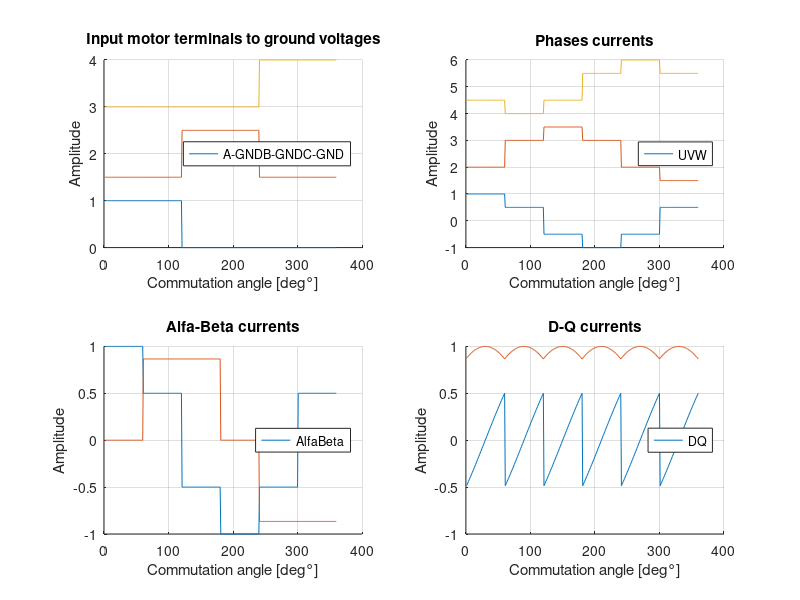

Write MATLAB code to recreate this figure. (Note: this script raises an error after producing the figure.)
close all;
clear all;

ang = 1:1:360;

%    _____ _______   __     _____ _______ ______ _____  
%   / ____|_   _\ \ / /    / ____|__   __|  ____|  __ \ 
%  | (___   | |  \ V /____| (___    | |  | |__  | |__) |
%   \___ \  | |   > <______\___ \   | |  |  __| |  ___/ 
%   ____) |_| |_ / . \     ____) |  | |  | |____| |     
%  |_____/|_____/_/ \_\   |_____/   |_|  |______|_|     
                                                     
% PHASE TO GROUND VOLTAGES
sixU_GND = zeros(1,360);
sixU_GND(1:120) = 1;
sixV_GND = zeros(1,360);
sixV_GND(121:240) = 1;
sixW_GND = zeros(1,360);
sixW_GND(241:360) = 1;

% PHASE CURRENTS
sixU = zeros(1,360);
sixU(1:60) = 1;
sixU(61:120) = 1/2;
sixU(121:180) = -1/2;
sixU(181:240) = -1;
sixU(241:300) = -1/2;
sixU(301:360) = 1/2;
%sixU = circshift(sixU,30);
sixV = circshift(sixU,120);
sixW = circshift(sixV,120);

% ALFA BETA
six_alfa = sixU;
six_beta = (sixV - sixW)/sqrt(3);

alfa = atan2(six_beta,six_alfa);
rho = sqrt(six_alfa.^2+six_beta.^2);

% D-Q
for i = 1:1:360
    tet = deg2rad(ang(i)+180+30+30);
    six_D(i) = cos(tet)*six_alfa(i) + sin(tet)*six_beta(i);
    six_Q(i) = -sin(tet)*six_alfa(i) + cos(tet)*six_beta(i);
end
six_Q_per = mean(six_Q.^2*100/1);
six_D_per = mean(six_D.^2*100/1);

figure(1);

subplot(2,2,1);
hold on;
plot(sixU_GND);
plot(sixV_GND+1.5);
plot(sixW_GND+3);
grid on;
legend(["A-GND","B-GND","C-GND"],'Location','east');
xlabel("Commutation angle [deg°]");
ylabel("Amplitude");
title("Input motor terminals to ground voltages");

subplot(2,2,2);
hold on;
plot(sixU);
plot(sixV+2.5);
plot(sixW+5);
grid on;
legend(["U","V","W"],'Location','east');
xlabel("Commutation angle [deg°]");
ylabel("Amplitude");
title("Phases currents");

subplot(2,2,3);
hold on;
plot(six_alfa);
plot(six_beta);
grid on;
legend(["Alfa","Beta"],'Location','east');
ylim([-1,1]);
xlabel("Commutation angle [deg°]");
ylabel("Amplitude");
title("Alfa-Beta currents");

subplot(2,2,4);
hold on;
plot(six_D);
plot(six_Q);
grid on;
legend(["D","Q"],'Location','east');
ylim([-1,1]);
xlabel("Commutation angle [deg°]");
ylabel("Amplitude");
title("D-Q currents");

%left-upper corner
set(gcf, 'Position', [1.8000 885.8000 1444 760.8000]);
saveas(gcf,'1','epsc')

figure(2);

polarplot(alfa,rho,'--')
hold on;
polarplot(alfa,rho,'o')
hold off;
title("Alfa-Beta current vectors");
rlim([0 1]);

saveas(gcf,'2','epsc')

%    _____ _______   __     _____ _______ ______ _____        _____ _____ _   _ 
%   / ____|_   _\ \ / /    / ____|__   __|  ____|  __ \      / ____|_   _| \ | |
%  | (___   | |  \ V /____| (___    | |  | |__  | |__) |____| (___   | | |  \| |
%   \___ \  | |   > <______\___ \   | |  |  __| |  ___/______\___ \  | | | . ` |
%   ____) |_| |_ / . \     ____) |  | |  | |____| |          ____) |_| |_| |\  |
%  |_____/|_____/_/ \_\   |_____/   |_|  |______|_|         |_____/|_____|_| \_|
                                                                                                                                                 
% PHASE TO GROUND VOLTAGES
newA_GND = zeros(1,360);
sinA_GND = (sin(deg2rad(ang))+1)/2;
newA_GND(1:120) = sinA_GND(31:150);
newB_GND = circshift(newA_GND,120);
newC_GND = circshift(newB_GND,120);

% PHASE VOLTAGES
newU = zeros(1,360);
newU(1:60) = newA_GND(1:60)-newB_GND(1:60);
newU(61:120) = (newA_GND(61:120)-newC_GND(61:120))/2;
newU(121:180) = -(newB_GND(121:180)-newC_GND(121:180))/2;
newU(181:240) = -(newB_GND(181:240)-newA_GND(181:240));
newU(241:300) = -(newC_GND(241:300)-newA_GND(241:300))/2;
newU(301:360) = (newC_GND(301:360)-newB_GND(301:360))/2;
newV = circshift(newU,120);
newW = circshift(newV,120);

% ALFA BETA
new_alfa = newU;
new_beta = (newV - newW)/sqrt(3);

alfa = atan2(new_beta,new_alfa);
rho = sqrt(new_alfa.^2+new_beta.^2);
% D-Q

for i = 1:1:360
    tet = deg2rad(ang(i)+180+30+30);
    new_D(i) = cos(tet)*new_alfa(i) + sin(tet)*new_beta(i);
    new_Q(i) = -sin(tet)*new_alfa(i) + cos(tet)*new_beta(i);
end

new_Q_per = mean(new_Q.^2*100/1);
new_D_per = mean(new_D.^2*100/1);

figure(3);

subplot(2,2,1);
hold on;
plot(newA_GND);
plot(newB_GND+1.5);
plot(newC_GND+3);
grid on;
legend(["A-GND","B-GND","C-GND"],'Location','east');
xlabel("Commutation angle [deg°]");
ylabel("Amplitude");
title("Input motor terminals to ground voltages");

subplot(2,2,2);
hold on;
plot(newU);
plot(newV+2);
plot(newW+4);
grid on;
legend(["U","V","W"],'Location','east');
xlabel("Commutation angle [deg°]");
ylabel("Amplitude");
title("Phases currents");

subplot(2,2,3);
hold on;
plot(new_alfa);
plot(new_beta);
grid on;
legend(["Alfa","Beta"],'Location','east');
ylim([-1,1]);
xlabel("Commutation angle [deg°]");
ylabel("Amplitude");
title("Alfa-Beta currents");

subplot(2,2,4);
hold on;
plot(new_D);
plot(new_Q);
grid on;
legend(["D","Q"],'Location','east');
ylim([-1,1]);
xlabel("Commutation angle [deg°]");
ylabel("Amplitude");
title("D-Q currents");

%left-bottom corner
set(gcf, 'Position', [1.8000 41.8000 1444 760.8000]);
saveas(gcf,'3','epsc')

figure(4);

polarplot(alfa,rho,'--')
hold on;
polarplot(alfa,rho,'o')
hold off;
title("Alfa-Beta current vectors");
rlim([0 1]);

saveas(gcf,'4','epsc')

%    _____ _______   __     _____ _______ ______ _____        _____   _____ _____ _   _ 
%   / ____|_   _\ \ / /    / ____|__   __|  ____|  __ \      |  __ \ / ____|_   _| \ | |
%  | (___   | |  \ V /____| (___    | |  | |__  | |__) |_____| |  | | (___   | | |  \| |
%   \___ \  | |   > <______\___ \   | |  |  __| |  ___/______| |  | |\___ \  | | | . ` |
%   ____) |_| |_ / . \     ____) |  | |  | |____| |          | |__| |____) |_| |_| |\  |
%  |_____/|_____/_/ \_\   |_____/   |_|  |______|_|          |_____/|_____/|_____|_| \_|


% PHASE TO GROUND VOLTAGES
sin_a = sin(deg2rad(ang));
sin_b = sin(deg2rad(ang+120));
sin_c = sin(deg2rad(ang+240));
for i = 1:1:360
    a = (abs(sin_a(i)));
    b = (abs(sin_b(i)));
    c = (abs(sin_c(i)));
    if i <= 120
        svmA_GND(i) = a;
        svmB_GND(i) = c;
        svmC_GND(i) = 0;
    elseif i <= 240
        svmA_GND(i) = b;
        svmB_GND(i) = 0;
        svmC_GND(i) = c;
    elseif i <= 360
        svmA_GND(i) = 0; 
        svmB_GND(i) = b;
        svmC_GND(i) = a;
    end
end                                             

newA_GND = zeros(1,360);
newA_GND(1:120) = svmA_GND(61:180);
newB_GND = zeros(1,360);
newB_GND(121:240) = svmA_GND(61:180);
newC_GND = zeros(1,360);
newC_GND(241:360) = svmA_GND(61:180);

% PHASE VOLTAGES
newU = zeros(1,360);
newU(1:60) = newA_GND(1:60)-newB_GND(1:60);
newU(61:120) = (newA_GND(61:120)-newC_GND(61:120))/2;
newU(121:180) = -(newB_GND(121:180)-newC_GND(121:180))/2;
newU(181:240) = -(newB_GND(181:240)-newA_GND(181:240));
newU(241:300) = -(newC_GND(241:300)-newA_GND(241:300))/2;
newU(301:360) = (newC_GND(301:360)-newB_GND(301:360))/2;
newV = circshift(newU,120);
newW = circshift(newV,120);

% ALFA BETA
new_alfa = newU;
new_beta = (newV - newW)/sqrt(3);

alfa = atan2(new_beta,new_alfa);
rho = sqrt(new_alfa.^2+new_beta.^2);

% D-Q

for i = 1:1:360
    tet = deg2rad(ang(i)+180+30+30);
    new_D(i) = cos(tet)*new_alfa(i) + sin(tet)*new_beta(i);
    new_Q(i) = -sin(tet)*new_alfa(i) + cos(tet)*new_beta(i);
end
sum = mean(new_Q.^2 + new_D.^2);
new_Q_per = mean(new_Q.^2*100/sum);
new_D_per = mean(new_D.^2*100/sum);

figure(5);

subplot(2,2,1);
hold on;
plot(newA_GND);
plot(newB_GND+1.5);
plot(newC_GND+3);
grid on;
legend(["A-GND","B-GND","C-GND"],'Location','east');
xlabel("Commutation angle [deg°]");
ylabel("Amplitude");
title("Input motor terminals to ground voltages");

subplot(2,2,2);
hold on;
plot(newU);
plot(newV+2);
plot(newW+4);
grid on;
legend(["U","V","W"],'Location','east');
xlabel("Commutation angle [deg°]");
ylabel("Amplitude");
title("Phases currents");

subplot(2,2,3);
hold on;
plot(new_alfa);
plot(new_beta);
grid on;
legend(["Alfa","Beta"],'Location','east');
ylim([-1,1]);
xlabel("Commutation angle [deg°]");
ylabel("Amplitude");
title("Alfa-Beta currents");

subplot(2,2,4);
hold on;
plot(new_D);
plot(new_Q);
grid on;
legend(["D","Q"],'Location','east');
ylim([-1,1]);
xlabel("Commutation angle [deg°]");
ylabel("Amplitude");
title("D-Q currents");

%right-upper corner
set(gcf, 'Position', [1.4474e+03 885.8000 1.4448e+03 760.8000]);

saveas(gcf,'5','epsc')

figure(6);

polarplot(alfa,rho,'--')
hold on;
polarplot(alfa,rho,'.')
hold off;
title("Alfa-Beta current vectors");

saveas(gcf,'6','epsc')

%    _____ _______   __     _____ _______ ______ _____        _______      ____  __ 
%   / ____|_   _\ \ / /    / ____|__   __|  ____|  __ \      / ____\ \    / /  \/  |
%  | (___   | |  \ V /____| (___    | |  | |__  | |__) |____| (___  \ \  / /| \  / |
%   \___ \  | |   > <______\___ \   | |  |  __| |  ___/______\___ \  \ \/ / | |\/| |
%   ____) |_| |_ / . \     ____) |  | |  | |____| |          ____) |  \  /  | |  | |
%  |_____/|_____/_/ \_\   |_____/   |_|  |______|_|         |_____/    \/   |_|  |_|

% PHASE TO GROUND VOLTAGES
sinA_GND = circshift(sinA_GND,-30);

newA_GND(31:60) = sinA_GND(31:60);
newA_GND(91:120) = sinA_GND(91:120);
newA_GND(151:180) = sinA_GND(151:180);
newA_GND(211:240) = sinA_GND(211:240);
newA_GND(271:300) = sinA_GND(271:300);
newA_GND(331:360) = sinA_GND(331:360);

newB_GND = circshift(newA_GND,120);
newC_GND = circshift(newB_GND,120);

% PHASE VOLTAGES
newU = (newA_GND-newB_GND);

newU(1:30) = newA_GND(1:30)-newB_GND(1:30);
newU(61:90) = (newA_GND(61:90)-newC_GND(61:90))/2;
newU(121:150) = -(newB_GND(121:150)-newC_GND(121:150))/2;
newU(181:210) = -(newB_GND(181:210)-newA_GND(181:210));
newU(241:270) = -(newC_GND(241:270)-newA_GND(241:270))/2;
newU(301:330) = (newC_GND(301:330)-newB_GND(301:330))/2;
newV = circshift(newU,120);
newW = circshift(newV,120);

% ALFA BETA
new_alfa = newU;
new_beta = (newV - newW)/sqrt(3);

alfa = atan2(new_beta,new_alfa);
rho = sqrt(new_alfa.^2+new_beta.^2);

% D-Q

for i = 1:1:360
    tet = deg2rad(ang(i)+180+30+30);
    new_D(i) = cos(tet)*new_alfa(i) + sin(tet)*new_beta(i);
    new_Q(i) = -sin(tet)*new_alfa(i) + cos(tet)*new_beta(i);
end

sum = mean(new_Q.^2 + new_D.^2);
new_Q_per = mean(new_Q.^2*100/sum);
new_D_per = mean(new_D.^2*100/sum);

figure(7);

subplot(2,2,1);
hold on;
plot(newA_GND);
plot(newB_GND+1.5);
plot(newC_GND+3);
grid on;
legend(["A-GND","B-GND","C-GND"],'Location','east');
xlabel("Commutation angle [deg°]");
ylabel("Amplitude");
title("Input motor terminals to ground voltages");

subplot(2,2,2);
hold on;
plot(newU);
plot(newV+1.5);
plot(newW+3);
legend(["U","V","W"],'Location','east');
xlabel("Commutation angle [deg°]");
ylabel("Amplitude");
title("Phases currents");

subplot(2,2,3);
hold on;
plot(new_alfa);
plot(new_beta);
grid on;
legend(["Alfa","Beta"],'Location','east');
ylim([-1,1]);
xlabel("Commutation angle [deg°]");
ylabel("Amplitude");
title("Alfa-Beta currents");

subplot(2,2,4);
hold on;
plot(new_D);
plot(new_Q);
grid on;
legend(["D","Q"],'Location','east');
ylim([-1,1]);
xlabel("Commutation angle [deg°]");
ylabel("Amplitude");
title("D-Q currents");

%right-upper corner
set(gcf, 'Position', [1.4474e+03 41.8000 1.4448e+03 760.8000]);
saveas(gcf,'7','epsc')

figure(8);

polarplot(alfa,rho,'--')
hold on;
polarplot(alfa,rho,'.')
hold off;
title("Alfa-Beta current vectors");

saveas(gcf,'8','epsc')